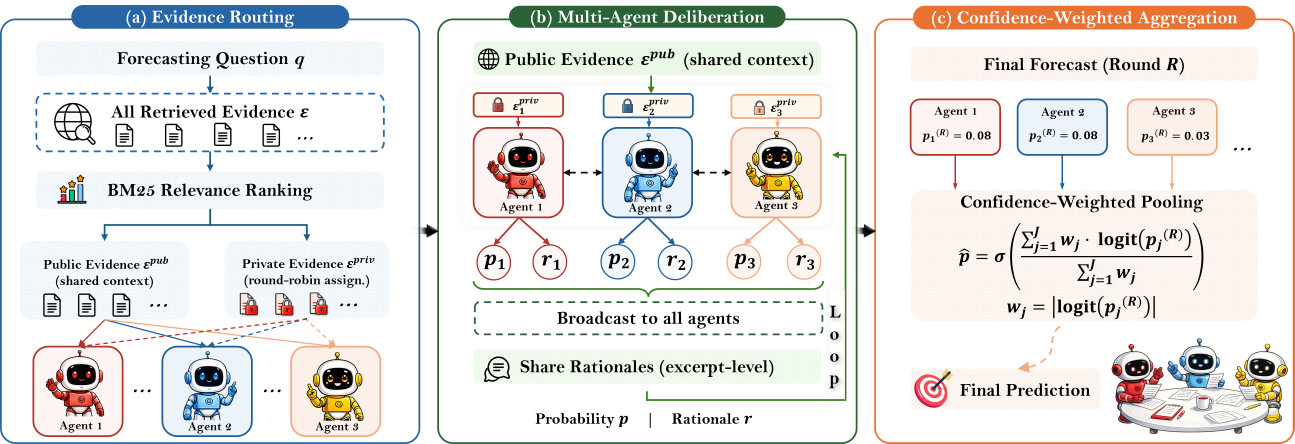
#> input picture paper_v2/latex/framework.png, 5178 x 1776 px, found by its file name (shown at 1/4 size)
$ python patch_framework.py
#> lines starting #> are read from the running program, lines starting #| are printed output that depends on the picture
#!/usr/bin/env python3
"""Patch panel (c) of framework.png: the original artwork shows
confidence-weighted pooling, but the final method uses mean pooling +
calibrated shrinkage. Repaint the banner title and the formula box.
Run from repo root with an env that has PIL + matplotlib.
"""
from PIL import Image, ImageDraw
import numpy as np
import matplotlib
matplotlib.use("Agg")
import matplotlib.pyplot as plt

SRC = "paper_v2/latex/framework.png"
DST = "paper_v3/figures/framework.png"
S = 2.59  # displayed(2000px) -> original scale

img = Image.open(SRC).convert("RGB")
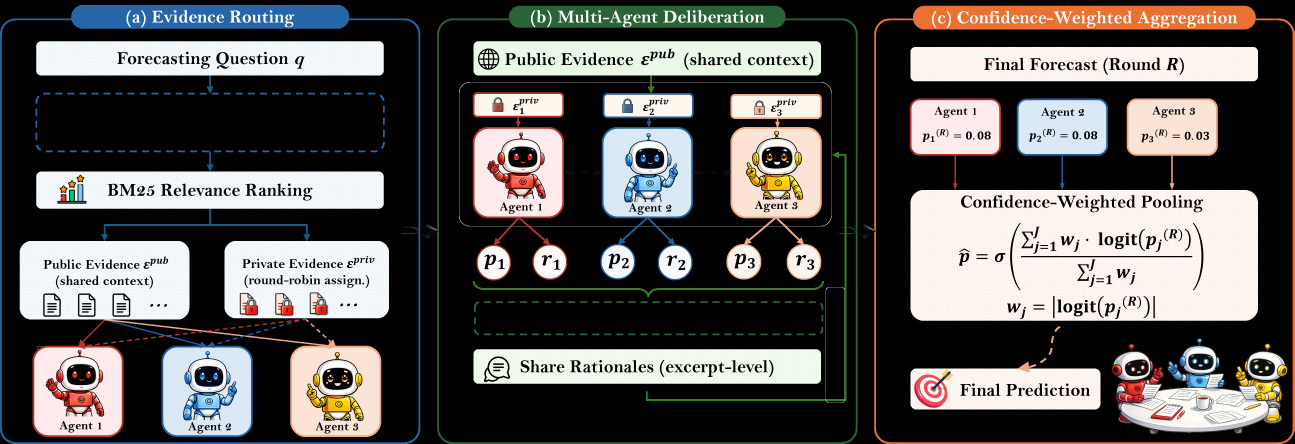
#> img: PIL image 5178x1776 RGB (shown at 1/4 size); mean R, G, B 93.5, 91.2, 89.2
d = ImageDraw.Draw(img)


def orig(x, y):
    return int(x * S), int(y * S)


def render_text(text, color, weight="bold", fontsize=60):
    """Render text/mathtext on transparent bg, tightly cropped."""
    fig = plt.figure(figsize=(30, 6), dpi=100)
    fig.patch.set_alpha(0.0)
    t = fig.text(0.5, 0.5, text, ha="center", va="center",
                 fontsize=fontsize, color=color, weight=weight,
                 family="DejaVu Sans")
    fig.canvas.draw()
    bbox = t.get_window_extent()
    buf = np.asarray(fig.canvas.buffer_rgba())
    plt.close(fig)
    hgt = buf.shape[0]
    x0, y0 = max(int(bbox.x0) - 4, 0), max(int(hgt - bbox.y1) - 4, 0)
    x1, y1 = int(bbox.x1) + 4, int(hgt - bbox.y0) + 4
    return Image.fromarray(buf[y0:y1, x0:x1])


def paste_fit(base, im, cx, cy, max_w, max_h):
    """Scale im to fit in (max_w, max_h), paste centered at (cx, cy)."""
    s = min(max_w / im.width, max_h / im.height)
    im = im.resize((max(1, int(im.width * s)), max(1, int(im.height * s))),
                   Image.LANCZOS)
    base.paste(im, (cx - im.width // 2, cy - im.height // 2), im)


# ---- 1. banner ----
bx0, by0 = orig(1408, 8)
bx1, by1 = orig(1935, 46)
banner_color = img.getpixel(orig(1520, 27))
#> banner_color = (233, 113, 50)
r = (by1 - by0) // 2
d.rounded_rectangle([bx0, by0, bx1, by1], radius=r, fill=banner_color)
title = render_text("(c) Calibrated Aggregation", "white")
paste_fit(img, title, (bx0 + bx1) // 2, (by0 + by1) // 2,
          0.92 * (bx1 - bx0), 0.62 * (by1 - by0))

# ---- 2. formula box interior ----
fx0, fy0 = orig(1412, 296)
fx1, fy1 = orig(1933, 497)
box_bg = img.getpixel(orig(1670, 420))
#> box_bg = (251, 227, 214)
d.rounded_rectangle([fx0 + 6, fy0 + 6, fx1 - 6, fy1 - 6], radius=20, fill=box_bg)

bw, bh = fx1 - fx0, fy1 - fy0
cx = (fx0 + fx1) // 2
heading = render_text("Mean Pooling + Calibrated Shrinkage", "#282828")
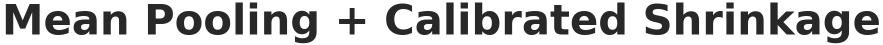
#> heading: PIL image 1765x89 RGBA (shown at 1/2 size); mean R, G, B, A 186.6, 186.6, 186.6, 75.1; transparent parts drawn white
paste_fit(img, heading, cx, fy0 + int(0.20 * bh), 0.85 * bw, 0.16 * bh)
#> call 2 of paste_fit, with cx = 4331, cy = 870, max_w = 1146.6, max_h = 83.36
#> in paste_fit (call 2), `base.paste(im, (cx - im.width // 2, cy - im.height // 2), im)`:
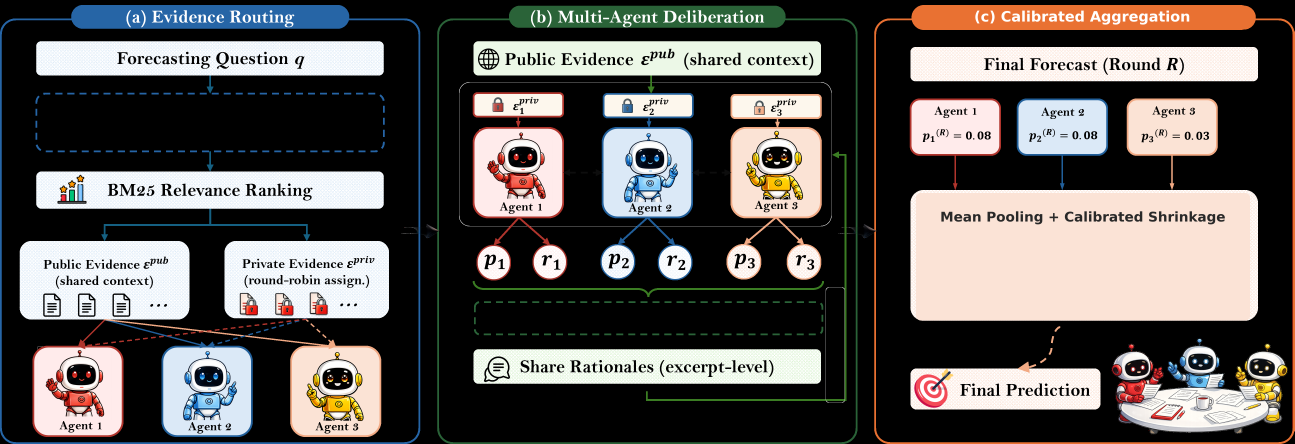
#> base: PIL image 5178x1776 RGB (shown at 1/4 size); mean R, G, B 94.4, 90.8, 88.2

f1 = render_text(r"$\bar{p} \,=\, \frac{1}{J}\sum_{j=1}^{J} p_j^{(R)}$",
                 "#141414", weight="normal")
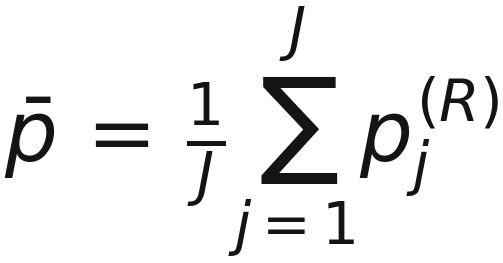
#> f1: PIL image 503x263 RGBA; mean R, G, B, A 235.2, 235.2, 235.2, 18.7; transparent parts drawn white
paste_fit(img, f1, cx, fy0 + int(0.48 * bh), 0.55 * bw, 0.30 * bh)
#> call 3 of paste_fit, with cx = 4331, cy = 1016, max_w = 742, max_h = 156.3
#> in paste_fit (call 3), `im = im.resize((max(1, int(im.width * s)), max(1, int(im.height * s)))..`:
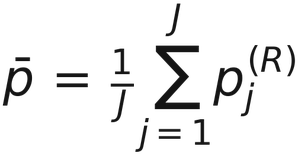
#> im: PIL image 298x156 RGBA; mean R, G, B, A 2, 2, 2, 18.7; transparent parts drawn white

f2 = render_text(r"$\hat{p} \,=\, p_0 + w\,(\bar{p}-p_0),\ \ "
                 r"w=w_{\mathrm{hi}}\ \mathrm{if}\ \bar{p}>p_0\ "
                 r"\mathrm{else}\ w_{\mathrm{lo}}$",
                 "#141414", weight="normal")
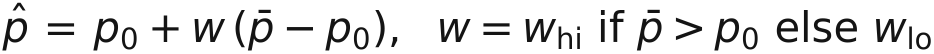
#> f2: PIL image 1867x107 RGBA (shown at 1/2 size); mean R, G, B, A 223.1, 223.1, 223.1, 29.9; transparent parts drawn white
paste_fit(img, f2, cx, fy0 + int(0.77 * bh), 0.88 * bw, 0.18 * bh)
#> call 4 of paste_fit, with cx = 4331, cy = 1167, max_w = 1187.1, max_h = 93.78
#> in paste_fit (call 4), `im = im.resize((max(1, int(im.width * s)), max(1, int(im.height * s)))..`:
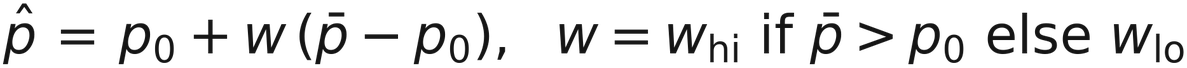
#> im: PIL image 1187x68 RGBA; mean R, G, B, A 3.1, 3.1, 3.1, 29.9; transparent parts drawn white

img.save(DST)
print("Wrote", DST)
